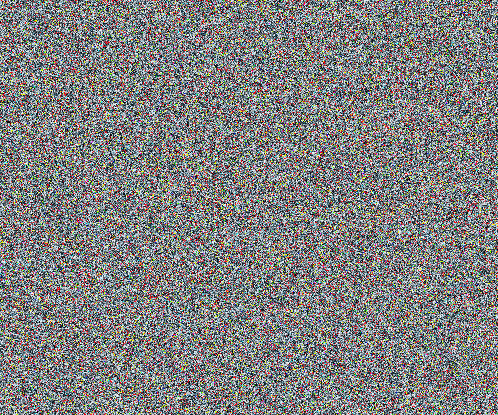
#> input picture output/encrypted_cat.4001.png, 498 x 415 px; its folder holds only this picture in this run
$ python encryptor.py output/encrypted_cat.4001.png
#> lines starting #> are read from the running program, lines starting #| are printed output that depends on the picture
import cv2
import numpy as np
import os
import json
import sys
from PIL import Image

def convert_jpg_to_png(image_path):
    name, ext = os.path.splitext(image_path)
    if ext.lower() in ['.jpg', '.jpeg']:
        img = Image.open(image_path).convert('RGB')
        new_path = f"{name}.png"
        img.save(new_path, format='PNG')
        print(f"🔁 Converted {image_path} to {new_path} to avoid JPG compression.")
        return new_path
    return image_path

def generate_shuffle_key(size, seed):
    np.random.seed(seed)
    return np.random.permutation(size).tolist()

def apply_masb_shuffle(channel, shuffle_key):
    flat = channel.flatten()
    shuffled = flat[shuffle_key]
    return shuffled.reshape(channel.shape)

def apply_qice_modulation(channel, quantum_key):
    modulated = (channel + quantum_key[:channel.size].reshape(channel.shape)) % 256
    return modulated.astype(np.uint8)

def generate_qice_key(shape, seed):
    np.random.seed(seed)
    return np.random.randint(0, 256, size=shape[0] * shape[1])

def process_image(image_path, encrypted_output_path, key_path, is_gray=False):
#> called with image_path = 'output/encrypted_cat.4001.png', encrypted_output_path = 'output/encrypted_encrypted_cat.4001.png', key_path = 'output/key_encrypted_cat.4001.json', is_gray = False
    img = cv2.imread(image_path)
#> img is the input picture: shape (415, 498, 3); mean B, G, R 127.4, 127.6, 127.5
    name, ext = os.path.splitext(os.path.basename(image_path))
    ext = ext.lower()

    if is_gray:
        gray = cv2.cvtColor(img, cv2.COLOR_BGR2GRAY)
        shape = gray.shape
        seed = int(np.sum(gray.flatten(), dtype=np.uint64)) % 1000
        shuffle_key = generate_shuffle_key(gray.size, seed)
        shuffled = apply_masb_shuffle(gray, shuffle_key)
        quantum_key = generate_qice_key(shape, seed + 123)
        encrypted = apply_qice_modulation(shuffled, quantum_key)
        encrypted_bgr = cv2.cvtColor(encrypted, cv2.COLOR_GRAY2BGR)
        cv2.imwrite(encrypted_output_path, encrypted_bgr)
    else:
        b, g, r = cv2.split(img)
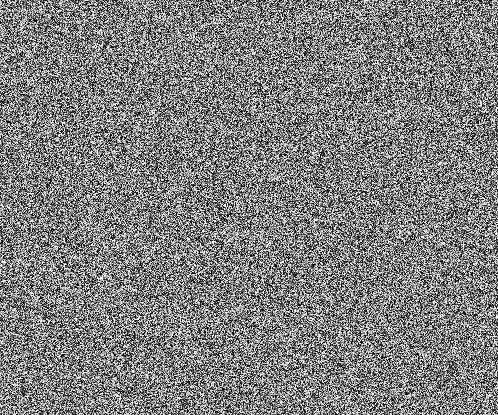
#> b: shape (415, 498); min 0, max 255, mean 127.4
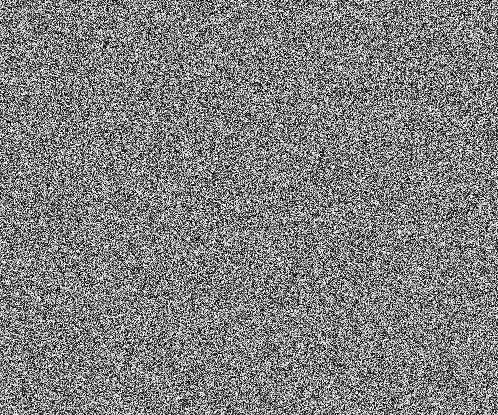
#> g: shape (415, 498); min 0, max 255, mean 127.6
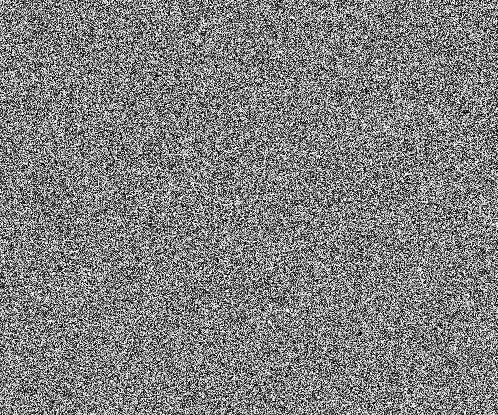
#> r: shape (415, 498); min 0, max 255, mean 127.5
        shape = b.shape
#> shape = (415, 498)
        seed = int(np.sum(img.flatten(), dtype=np.uint64)) % 1000
#> seed = 955
        shuffle_key = generate_shuffle_key(b.size, seed)
#> shuffle_key = 206670 items
        quantum_key = generate_qice_key(shape, seed + 123)

        encrypted_channels = []
        for ch in [b, g, r]:
            shuffled = apply_masb_shuffle(ch, shuffle_key)
            encrypted = apply_qice_modulation(shuffled, quantum_key)
            encrypted_channels.append(encrypted)
#> this loop made 3 passes
#> pass 1, in process_image, `shuffled = apply_masb_shuffle(ch, shuffle_key)`:
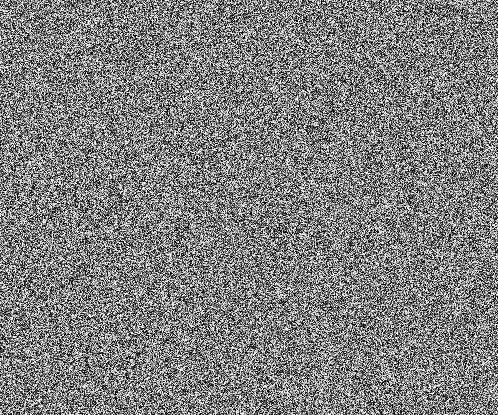
#> shuffled: shape (415, 498); min 0, max 255, mean 127.4
#> pass 1, in apply_qice_modulation, `modulated = (channel + quantum_key[:channel.size].reshape(channel.shap..`:
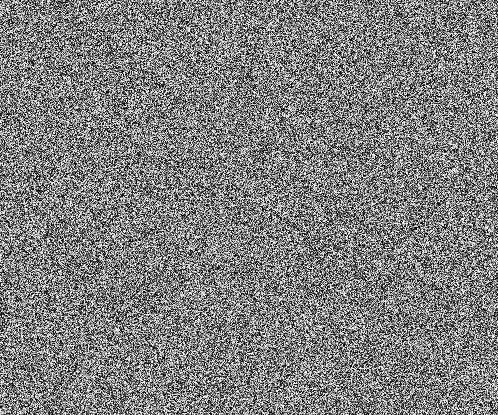
#> modulated: shape (415, 498) int64; min 0, max 255, mean 127.4
#> after the loop:
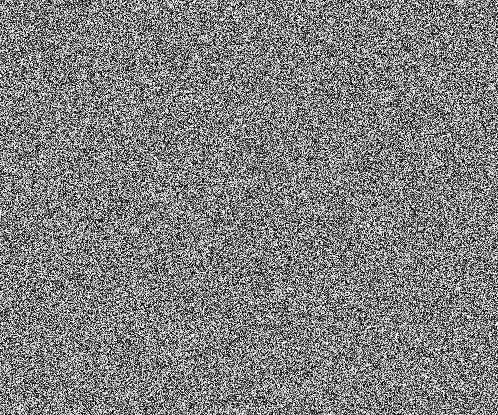
#> shuffled: shape (415, 498); min 0, max 255, mean 127.5
#> after the loop, encrypted_channels = 3 items

        encrypted_img = cv2.merge(encrypted_channels)
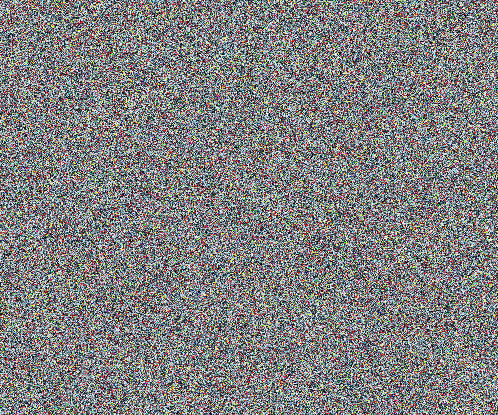
#> encrypted_img: shape (415, 498, 3); mean of channels 0, 1, 2 127.4, 127.3, 127.5; drawn as B, G, R
        cv2.imwrite(encrypted_output_path, encrypted_img)

    key_data = {
        "shuffle_key": shuffle_key,
        "quantum_key": quantum_key.tolist(),
        "is_gray": is_gray,
        "shape": img.shape,
        "ext": ext
    }

    with open(key_path, 'w') as f:
        json.dump(key_data, f)

if __name__ == "__main__":
    image_path = sys.argv[1]
    converted_path = convert_jpg_to_png(image_path)  # auto conversion if needed
    name, ext = os.path.splitext(os.path.basename(converted_path))
    ext = ext.lower()
    output_path = f"output/encrypted_{name}{ext}"
    key_path = f"output/key_{name}.json"
    os.makedirs("output", exist_ok=True)

    process_image(
        converted_path,
        output_path,
        key_path,
        is_gray=name.lower().startswith("gray_")
    )

$ run again, on output/encrypted_cat.4014.png
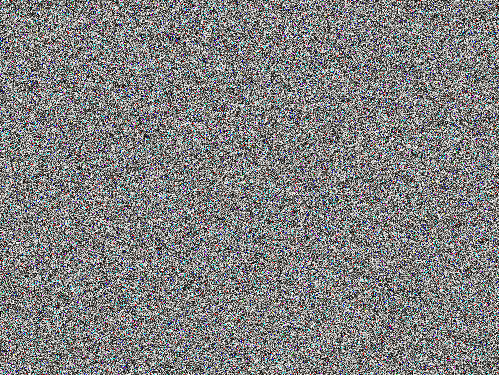
#> input picture output/encrypted_cat.4014.png, 499 x 375 px
#> in process_image, img is the input picture: shape (375, 499, 3); mean B, G, R 127.7, 127.6, 127.6
#> seed = 795
#> shuffle_key = 187125 items
#> the loop in process_image, `for ch in [b, g, r]:` made 3 passes
#> after the loop in process_image, `for ch in [b, g, r]:`:
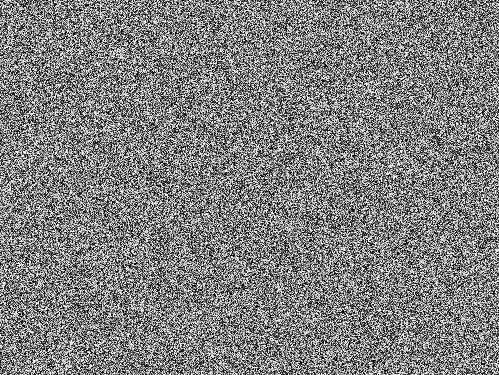
#> shuffled: shape (375, 499); min 0, max 255, mean 127.6
#> after the loop in process_image, `for ch in [b, g, r]:`: encrypted_channels = 3 items
#> in process_image, `encrypted_img = cv2.merge(encrypted_channels)`:
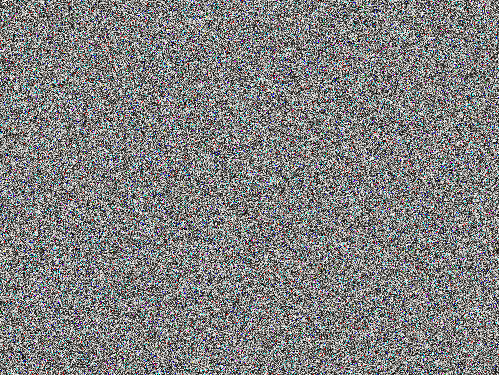
#> encrypted_img: shape (375, 499, 3); mean of channels 0, 1, 2 127.4, 127.5, 127.4; drawn as B, G, R

$ run again, on output/encrypted_cat.4052.png
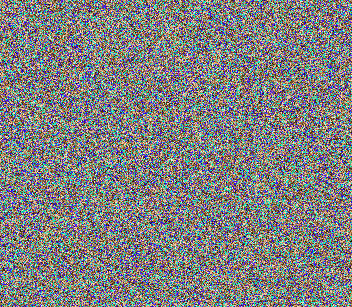
#> input picture output/encrypted_cat.4052.png, 352 x 307 px
#> in process_image, img is the input picture: shape (307, 352, 3); mean B, G, R 127.8, 127.5, 127.2
#> seed = 378
#> shuffle_key = 108064 items
#> the loop in process_image, `for ch in [b, g, r]:` made 3 passes
#> after the loop in process_image, `for ch in [b, g, r]:`:
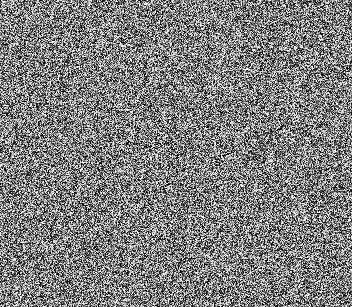
#> shuffled: shape (307, 352); min 0, max 255, mean 127.2
#> after the loop in process_image, `for ch in [b, g, r]:`: encrypted_channels = 3 items
#> in process_image, `encrypted_img = cv2.merge(encrypted_channels)`:
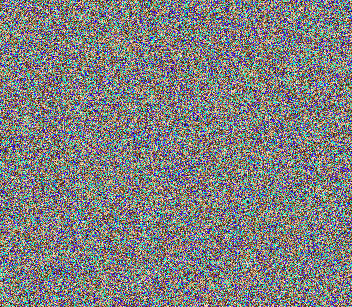
#> encrypted_img: shape (307, 352, 3); mean of channels 0, 1, 2 127.2, 127.7, 127.7; drawn as B, G, R

$ run again, on output/encrypted_cat.4002.png
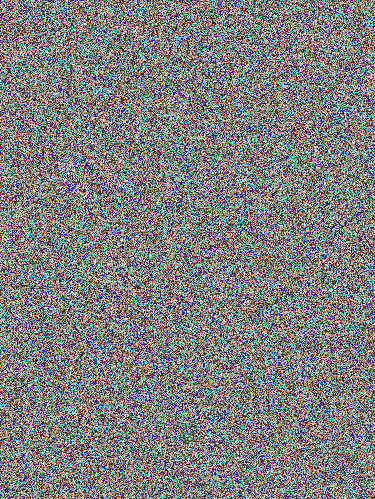
#> input picture output/encrypted_cat.4002.png, 375 x 499 px
#> in process_image, img is the input picture: shape (499, 375, 3); mean B, G, R 127.4, 127.6, 127.6
#> seed = 239
#> shuffle_key = 187125 items
#> the loop in process_image, `for ch in [b, g, r]:` made 3 passes
#> after the loop in process_image, `for ch in [b, g, r]:`: encrypted_channels = 3 items
#> in process_image, `encrypted_img = cv2.merge(encrypted_channels)`:
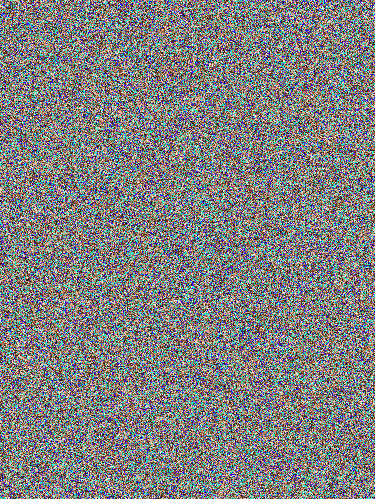
#> encrypted_img: shape (499, 375, 3); mean of channels 0, 1, 2 127.6, 127.6, 127.3; drawn as B, G, R
